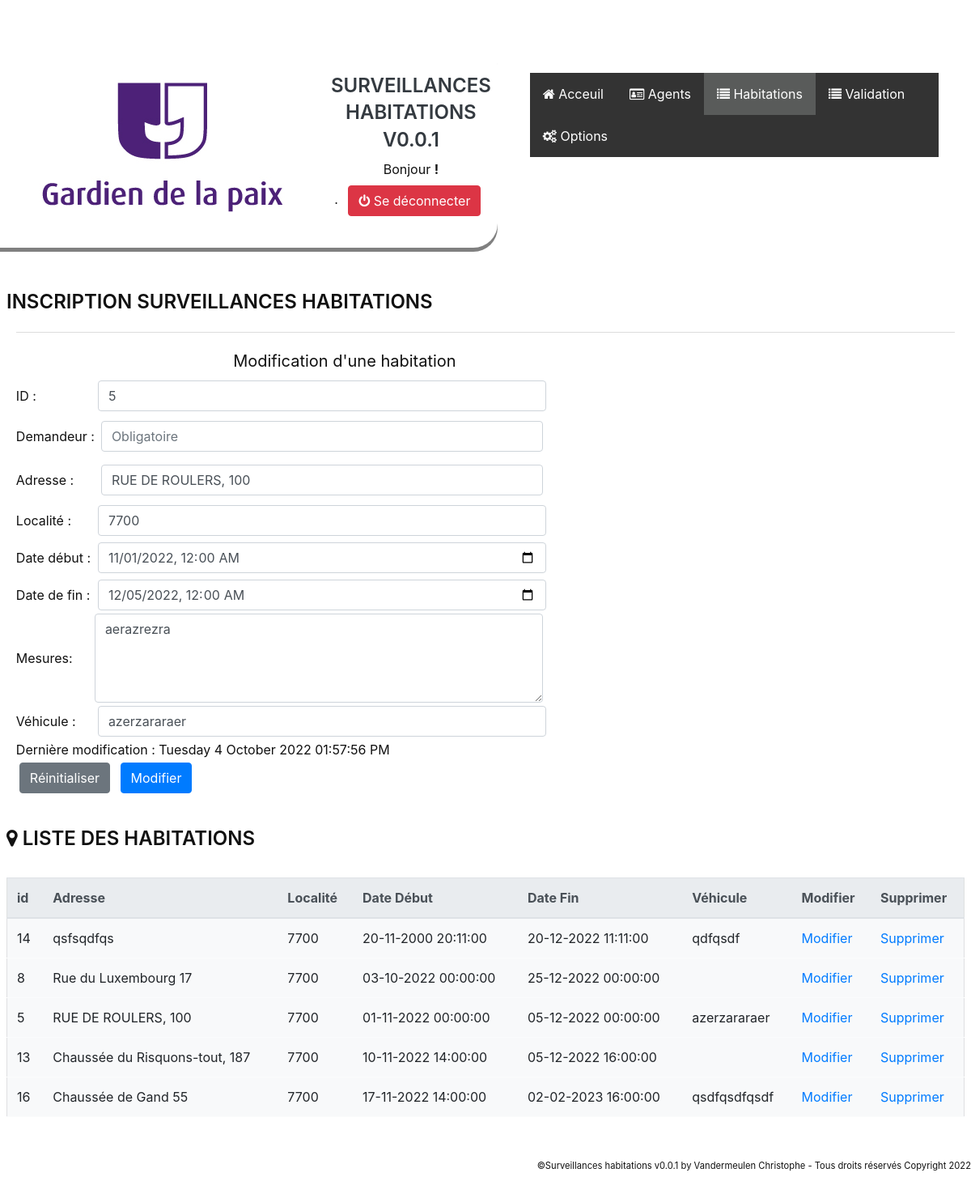
/habitations.php?id=5, run on the app's committed database.
### tables this page shows
CREATE TABLE `habitations` (
  `id` int NOT NULL AUTO_INCREMENT,
  `adresse` varchar(45) DEFAULT NULL,
  `localite` int DEFAULT NULL,
  `demandeur` varchar(100) DEFAULT NULL,
  `datedebut` datetime DEFAULT NULL,
  `datefin` datetime DEFAULT NULL,
  `mesures` longtext,
  `vehicule` varchar(45) DEFAULT NULL,
  `googlemap` varchar(100) DEFAULT NULL,
  `dateupdate` varchar(45) DEFAULT NULL,
  PRIMARY KEY (`id`)
);

### habitations.php (the view, shortened to what this page needs)
<?php
require_once('menu.php');
$position = ($_GET['id']) ?? null;
if (isset($position)) {
    $listehabitations = $db->query('select*from habitations where id=' . $position . '') or die(print_r($db->errorInfo()));
    while ($donnees = $listehabitations->fetch()) {
        $habitation = $donnees;
    }
}
?>
<!DOCTYPE html>
<html lang="fr">
<head>
</head>
<body>
    <div class="contenu m-2" >
    <form action="habitation_sauvegarde.php" method="POST" enctype="multipart/form-data">
        <h1>Inscription surveillances habitations </h1>
        <fieldset>
            <?php if ($position === null) : ?>
                <legend>Ajouter une surveillance d'habitation</legend>
            <?php else : ?>
                <legend>Modification d'une habitation</legend>
            <?php endif ?>
            <table>
                <div class="m-1">
                    <tr>
                        <td>
                            ID :
                        </td>
                        <td><input type="text" class="form-control m-1" name="id" value="<?= $habitation['id'] ?? '' ?>"></td>
                    </tr>
                    <tr>
                        <td>Demandeur : </td>
                        <td>
                            <div class="input-group m-1">
                                <input type="text" class="form-control m-1" maxlength="50" name="demandeur" required autofocus placeholder="Obligatoire" value="<?= $habitation['demandeur'] ?? '' ?>">
                            </div>
                        </td>
                    </tr>
                    <tr>
                        <td>Adresse : </td>
                        <td>
                            <div class="input-group m-1">
                                <input type="text" class="form-control m-1" maxlength="50" name="adresse" required placeholder="Obligatoire" value="<?= $habitation['adresse'] ?? '' ?>">
                            </div>
                        </td>
                    </tr>
                    <tr>
                        <td>Localité : </td>
                        <td><input type="number" class="form-control m-1" maxlength="10" name="localite" required placeholder="Obligatoire" value="<?= $habitation['localite'] ?? '' ?>"></td>
                    </tr>
                    <tr>
                        <td>Date début : </td>
                        <td><input type="datetime-local" class="form-control m-1" name="datedebut" value="<?= $habitation['datedebut'] ?? '' ?>"></td>
                    </tr>
                    <tr>
                        <td>Date de fin : </td>
                        <td><input type="datetime-local" class="form-control m-1" name="datefin" value="<?= $habitation['datefin'] ?? '' ?>"></td>
                    </tr>
                    <tr>
                        <td>Mesures: </td>
                            <td>
                                <textarea class="form-control" id="txtArea" name="mesures" rows="4" cols="50"><?= $habitation['mesures'] ?? '' ?></textarea>
                            </td>
                    </tr>
                    <tr>
                        <td>Véhicule : </td>
                        <td><input type="text" class="form-control m-1" maxlength="50" name="vehicule" placeholder="Ex. Marque Modèle Plaque garage" value="<?= $habitation['vehicule'] ?? '' ?>"></td>
                    </tr>
                    <tr>
                        <td colspan="2" m-1>
                            <?php if (isset($position)) echo 'Dernière modification : ' .  $habitation['dateupdate'] ?? ''; ?>
                        </td>
                    </tr>
                    <table>
                        <tr>
                            <td>
                                <input type="reset" name="bInit" value="Réinitialiser" class="btn btn-secondary m-1" />
                            </td>
                            <td>
                                &nbsp;<input type="submit" name="bAjouthabitation" value="<?= $position ? "Modifier" : "Ajouter" ?>" class="btn btn-primary m-1">
                            </td>
                        </tr>
                    </table>
        </fieldset>
    </form>
<div class="right_Side">
<h1><i class="fa fa-map-marker" aria-hidden="true"></i> Liste des habitations </h1><br>
<table border="1" class="table table-light">
<thead class="thead-light">
                                <tr>
                                <th>id</th>
                                <th>Adresse</th>
                                <th>Localité</th>
                                <th>Date Début</th>
                                <th>Date Fin</th>
                                <th>Véhicule</th>
                                <th>Modifier</th>
                                <th>Supprimer</th>
                                    </tr>
                                </thead>
                                <?php
    $requetesql = "select*, DATE_FORMAT(datedebut,'%d-%m-%Y %H:%i:%s') as datededébut, DATE_FORMAT(datefin,'%d-%m-%Y %H:%i:%s') as datedefin from gdp.habitations where datedebut <= now() and datefin >= now() order by datedebut asc";
    $listehabitations = $db->query($requetesql) or die(print_r($db->errorInfo()));
    while ($habitation = $listehabitations->fetch()) {
        echo '<tr>';
        echo '<td>' . $habitation['id'] . '</td>';
        echo '<td>' . $habitation['adresse'] . '</td>';
        echo '<td>' . $habitation['localite'] . '</td>';
        echo '<td>' . $habitation['datededébut'] . '</td>';
        echo '<td>' . $habitation['datedefin'] . '</td>';
        echo '<td>' . $habitation['vehicule'] . '</td>';
        echo '<td><a href="habitations.php?id=' . $habitation['id'] . '">Modifier</a></td>';
        echo '<td><a onclick="return confirm(\'Voulez-vous vraiment supprimer cet élement ?\')" href="habitations.php?delhabitations=' . $habitation['id'] . ' " >Supprimer</a></td></tr>';
    }
    echo '</table><br><br><br>';
    ?>
    </div>
</body>
</html>

### css/style.css (style rules this page uses)
* { margin: 0; padding: 0; box-sizing: border-box; }
body { color: #111; }
h1 { font-size: 1.5em; margin-top: 20px; text-transform: uppercase; font-weight: 600; line-height: 1.4em; color: #111; }
fieldset { display: block; margin: 20px 1%; margin-bottom: 20px; padding: 0 auto; padding: 15px 0; border: 0; border-top: 1px solid #DDD; width: 98%; }
body { display: absolute; vertical-align: middle; }
legend { display: table; min-width: 0px; max-width: 70%; position: relative; margin: auto; padding: 5px 20px; color: #111; font-size: 20px; text-align: center; }

### data on the page
habitations: id "5", adresse "RUE DE ROULERS, 100", localite "7700", datedebut "11/01/2022 00:00", datefin "12/05/2022 00:00", mesures "aerazrezra", vehicule "azerzararaer", dateupdate "Dernière modification : Tuesday 4 October 2022 01:57:56 PM", datededébut "01-11-2022 00:00:00", datedefin "05-12-2022 00:00:00"
habitations: id "14", adresse "qsfsqdfqs", localite "7700", datededébut "20-11-2000 20:11:00", datedefin "20-12-2022 11:11:00", vehicule "qdfqsdf"
habitations: id "8", adresse "Rue du Luxembourg 17", localite "7700", datededébut "03-10-2022 00:00:00", datedefin "25-12-2022 00:00:00"
habitations: id "13", adresse "Chaussée du Risquons-tout, 187", localite "7700", datededébut "10-11-2022 14:00:00", datedefin "05-12-2022 16:00:00"
habitations: id "16", adresse "Chaussée de Gand 55", localite "7700", datededébut "17-11-2022 14:00:00", datedefin "02-02-2023 16:00:00", vehicule "qsdfqsdfqsdf"

### other printed values
$version "0.0.1"
$titre "Acceuil Agents Habitations Validation Options"
